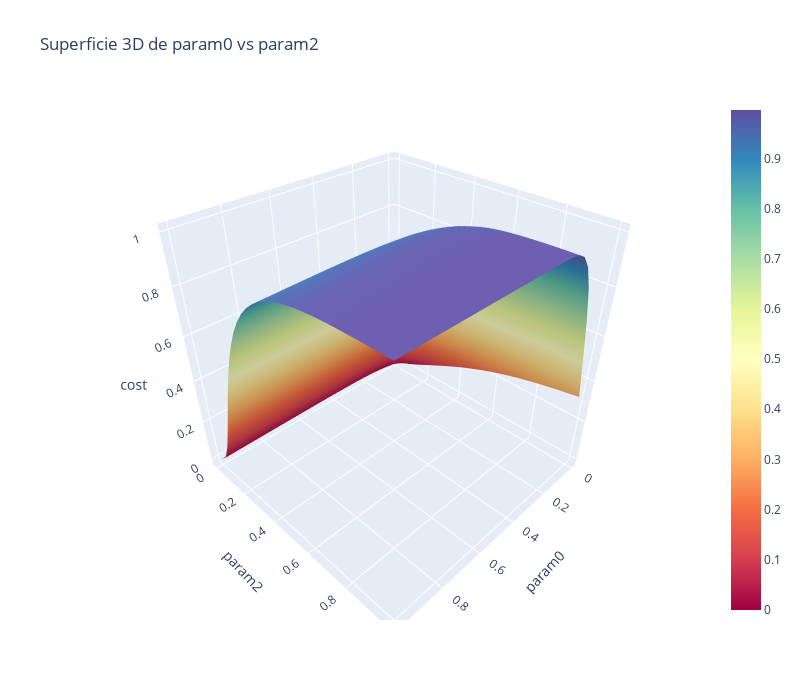

Notebook code cell kept with this figure:
### Code cell
import plotly.graph_objects as go

# Suponemos que ya tienes el DataFrame df
# Seleccionar los parámetros a visualizar
x_param = "param0"
y_param = "param2"

df_f = df[df['param1'] == 1.0]
# Crear tabla pivote
pivot = df_f.pivot_table(values="cost", index=y_param, columns=x_param)
X, Y = np.meshgrid(pivot.columns.values, pivot.index.values)
Z = pivot.values

# Crear figura 3D interactiva
fig = go.Figure(data=[go.Surface(z=Z, x=X, y=Y, colorscale='Spectral')])

fig.update_layout(
    title=f'Superficie 3D de {x_param} vs {y_param}',
    scene=dict(
        xaxis_title=x_param,
        yaxis_title=y_param,
        zaxis_title='cost'
    ),
    width=800,
    height=700
)

fig.show()

### Figure 1 — Plotly figure (JSON) as saved in the notebook; plotly's stock layout.template omitted (floating-point values rounded to 4 significant figures; data arrays with more than 128 entries replaced by an {"elided": "..."} marker saying what was removed)
{"data": [{"colorscale": [[0, "rgb(158,1,66)"], [0.1, "rgb(213,62,79)"], [0.2, "rgb(244,109,67)"], [0.3, "rgb(253,174,97)"], [0.4, "rgb(254,224,139)"], [0.5, "rgb(255,255,191)"], [0.6, "rgb(230,245,152)"], [0.7, "rgb(171,221,164)"], [0.8, "rgb(102,194,165)"], [0.9, "rgb(50,136,189)"], [1, "rgb(94,79,162)"]], "type": "surface", "x": {"elided": "30x30 float values"}, "y": {"elided": "30x30 float values"}, "z": {"elided": "30x30 float values"}}], "layout": {"height": 700, "scene": {"xaxis": {"title": {"text": "param0"}}, "yaxis": {"title": {"text": "param2"}}, "zaxis": {"title": {"text": "cost"}}}, "title": {"text": "Superficie 3D de param0 vs param2"}, "width": 800}}
